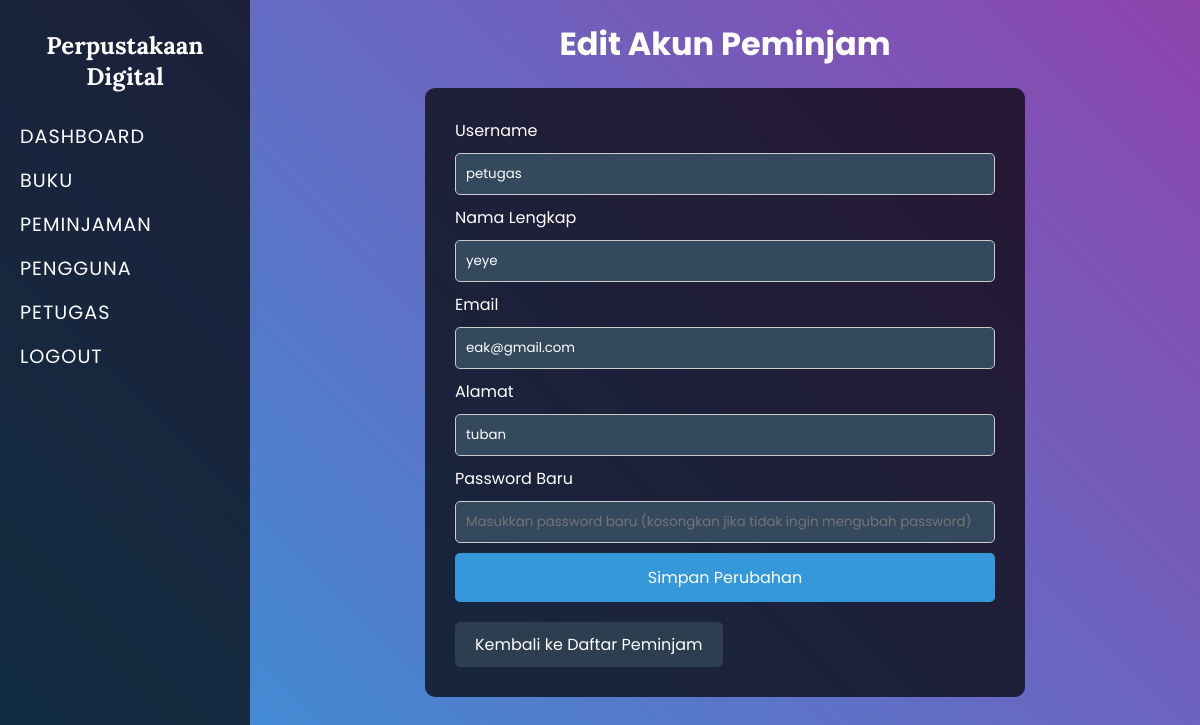
Page /admin/edit_user.php?id=9 (signed in) on the committed database.
### tables this page shows
CREATE TABLE `user` (
  `UserID` int(11) NOT NULL,
  `username` varchar(255) NOT NULL,
  `password` varchar(255) NOT NULL,
  `Email` varchar(255) NOT NULL,
  `NamaLengkap` varchar(255) NOT NULL,
  `Alamat` text NOT NULL,
  `role` enum('administrator','petugas','peminjam','','') NOT NULL,
  `status` enum('aktif','diblokir','','') NOT NULL,
  `Foto` varchar(500) NOT NULL
);

### admin/edit_user.php (the view, shortened to what this page needs)
<?php
include('../koneksi.php');
if (isset($_GET['id'])) {
    $userID = $_GET['id'];
    $sql = "SELECT * FROM user WHERE UserID = ?";
    $stmt = $conn->prepare($sql);
    $stmt->bind_param("i", $userID);
    $stmt->execute();
    $result = $stmt->get_result();
    if ($result->num_rows == 1) {
        $row = $result->fetch_assoc();
    } else {
        echo "Peminjam tidak ditemukan.";
        exit();
    }
} else {
    echo "ID peminjam tidak ada.";
    exit();
}
?>
<!DOCTYPE html>
<html lang="id">
<head>
</head>
<body>
    <div class="sidebar">
        <h2>Perpustakaan Digital</h2>
        <a href="admin_dashboard.php">Dashboard</a>
        <a href="buku.php">Buku</a>
        <a href="peminjaman.php">Peminjaman</a>
        <a href="user.php">Pengguna</a>
        <a href="petugas.php">Petugas</a>
        <a href="logout.php" class="logout">Logout</a>
    </div>
    <div class="content">
        <h1>Edit Akun Peminjam</h1>
        <div class="form-container">
            <form action="" method="POST">
                <label for="username">Username</label>
                <input type="text" id="username" name="username" value="<?php echo htmlspecialchars($row['username']); ?>" required>
                <label for="NamaLengkap">Nama Lengkap</label>
                <input type="text" id="NamaLengkap" name="NamaLengkap" value="<?php echo htmlspecialchars($row['NamaLengkap']); ?>" required>
                <label for="Email">Email</label>
                <input type="email" id="Email" name="Email" value="<?php echo htmlspecialchars($row['Email']); ?>" required>
                <label for="Alamat">Alamat</label>
                <input type="text" id="Alamat" name="Alamat" value="<?php echo htmlspecialchars($row['Alamat']); ?>" required>
                <label for="Password">Password Baru</label>
                <input type="password" id="Password" name="Password" placeholder="Masukkan password baru (kosongkan jika tidak ingin mengubah password)">
                <button type="submit">Simpan Perubahan</button>
            </form>
            <a href="user.php" class="back-btn">Kembali ke Daftar Peminjam</a>
        </div>
    </div>
</body>
</html>

### admin/edit_user.php (style rules this page uses)
* { margin: 0; padding: 0; box-sizing: border-box; font-family: 'Poppins', sans-serif; }
body { display: flex; min-height: 100vh; background: linear-gradient(45deg, #3498db, #8e44ad); color: white; flex-direction: column; }
.sidebar { width: 250px; background-color: rgba(0, 0, 0, 0.7); color: white; padding: 30px 20px; height: 100%; position: fixed; }
.sidebar h2 { font-family: 'Lora', serif; margin-bottom: 30px; text-align: center; }
.sidebar a { display: block; color: white; text-decoration: none; margin: 15px 0; font-size: 1.2rem; text-transform: uppercase; letter-spacing: 1px; transition: color 0.3s ease; }
.content { margin-left: 250px; padding: 20px; }
h1 { margin-bottom: 20px; text-align: center; }
.form-container { background-color: rgba(0, 0, 0, 0.7); padding: 30px; border-radius: 10px; max-width: 600px; margin: auto; }
.form-container input { width: 100%; padding: 10px; margin: 10px 0; background-color: #34495e; color: white; border: 1px solid #ccc; border-radius: 5px; }
.form-container button { width: 100%; padding: 12px; background-color: #3498db; color: white; border: none; border-radius: 5px; cursor: pointer; font-size: 1rem; }
.back-btn { display: inline-block; padding: 10px 20px; background-color: #2c3e50; color: white; border-radius: 5px; text-decoration: none; margin-top: 20px; }

### rows in the picture
user: username "petugas", NamaLengkap "yeye", Email "eak@gmail.com", Alamat "tuban"
